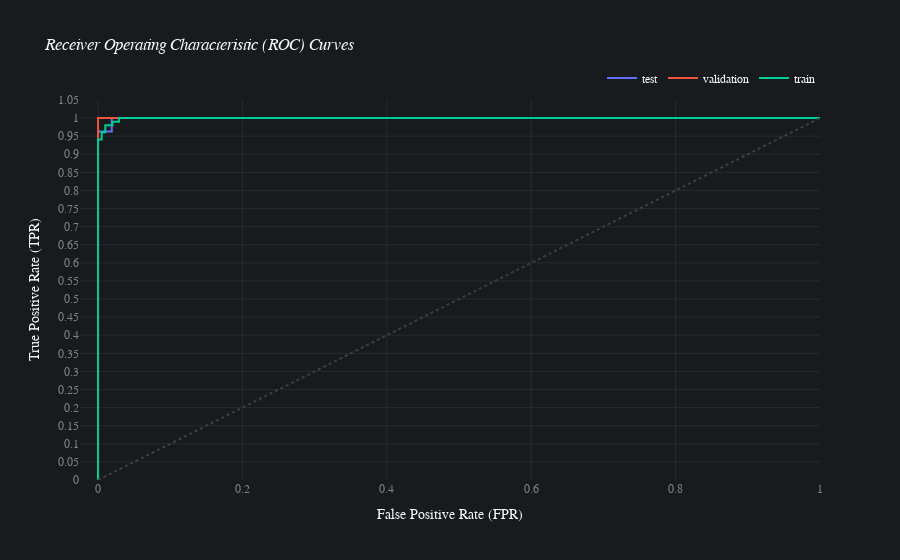

Notebook cell for this chart:
### Code cell
batch_multiclass.jobs[0].results[0].plot_roc_curve()

### Figure 1 — Plotly figure (JSON) as saved in the notebook; plotly's stock layout.template omitted (floating-point values rounded to 4 significant figures)
{"data": [{"hovertemplate": "split=test<br>fpr=%{x}<br>tpr=%{y}<extra></extra>", "legendgroup": "test", "line": {"color": "#636efa", "dash": "solid"}, "mode": "lines", "name": "test", "orientation": "v", "showlegend": true, "type": "scatter", "x": [0, 0, 0, 0.019, 0.019, 1], "xaxis": "x", "y": [0, 0.037, 0.963, 0.963, 1, 1], "yaxis": "y"}, {"hovertemplate": "split=validation<br>fpr=%{x}<br>tpr=%{y}<extra></extra>", "legendgroup": "validation", "line": {"color": "#EF553B", "dash": "solid"}, "mode": "lines", "name": "validation", "orientation": "v", "showlegend": true, "type": "scatter", "x": [0, 0, 0, 1], "xaxis": "x", "y": [0, 0.048, 1, 1], "yaxis": "y"}, {"hovertemplate": "split=train<br>fpr=%{x}<br>tpr=%{y}<extra></extra>", "legendgroup": "train", "line": {"color": "#00cc96", "dash": "solid"}, "mode": "lines", "name": "train", "orientation": "v", "showlegend": true, "type": "scatter", "x": [0, 0, 0, 0.005, 0.005, 0.01, 0.01, 0.02, 0.02, 0.029, 0.029, 1], "xaxis": "x", "y": [0, 0.01, 0.941, 0.941, 0.961, 0.961, 0.98, 0.98, 0.99, 0.99, 1, 1], "yaxis": "y"}], "layout": {"autosize": true, "font": {"color": "#FAFAFA", "family": "Avenir"}, "hoverlabel": {"bgcolor": "#0F0F0F", "font": {"family": "Avenir", "size": 15}}, "legend": {"orientation": "h", "title": {}, "tracegroupgap": 0, "x": 1, "xanchor": "right", "y": 1.02, "yanchor": "bottom"}, "paper_bgcolor": "#181B1E", "plot_bgcolor": "#181B1E", "shapes": [{"line": {"color": "#3b4043", "dash": "dot", "width": 2}, "type": "line", "x0": 0, "x1": 1, "y0": 0, "y1": 1}], "title": {"text": "<i>Receiver Operating Characteristic (ROC) Curves</i>"}, "xaxis": {"anchor": "y", "domain": [0, 1], "gridcolor": "#262B2F", "range": [-0.025, 1], "tick0": 0, "tickfont": {"color": "#818487"}, "title": {"text": "False Positive Rate (FPR)"}, "type": "linear", "zeroline": false}, "yaxis": {"anchor": "x", "domain": [0, 1], "dtick": 0.05, "gridcolor": "#262B2F", "range": [0, 1.05], "side": "left", "tick0": 0, "tickfont": {"color": "#818487"}, "tickmode": "linear", "title": {"text": "True Positive Rate (TPR)"}, "type": "linear", "zeroline": false}}}
